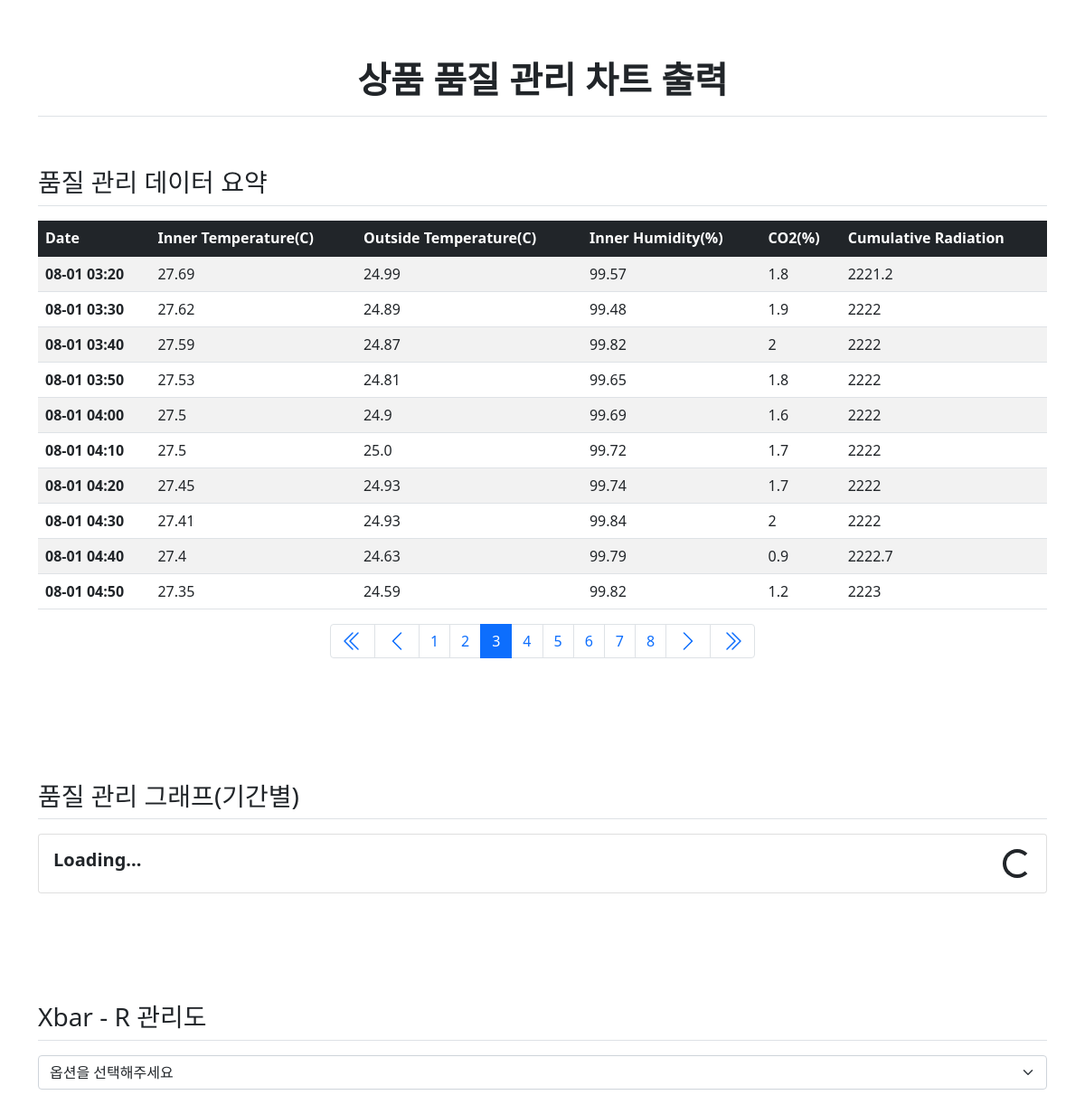
Page /chart/?page=3 on the committed database.
### chart/models.py (models this page shows)
class ChartData(models.Model):
    date = models.CharField("날짜", max_length=20, null=False)
    inner_temp = models.FloatField("내부 온도", null=True)
    outside_temp = models.FloatField("외부 온도", null=True)
    inner_humidity = models.FloatField("내부 습도", null=True)
    co2 = models.FloatField("co2", null=True)
    cumulative_radiation = models.FloatField("자외선", null=True)

### chart/views.py (the view)
# urls.py: path('', views.ChartView, name="chart"),
def ChartView(request):
    page = request.GET.get('page','1')
    chartdata = ChartData.objects.order_by('date')
    paginator = Paginator(chartdata, 10)  # 페이지당 10개씩 보여주기
    page_obj = paginator.get_page(page)
    context = {'chartdatas': page_obj}
    return render(request, 'chart/chart.html', context)

### templates/chart/chart.html (shortened to what this page needs)
{% load static %}
<link rel="stylesheet" type="text/css" href="{% static 'bootstrap.min.css' %}">
<div class="container">
    <h1 class="border-bottom fw-bolder text-center py-3 my-5">상품 품질 관리 차트 출력</h1>
</div>
<div>
<div class="container pb-5">
    <h3 class="border-bottom my-3 py-2">품질 관리 데이터 요약</h3>
    <table class="table table-striped table-hover">
        <thead class="table-dark">
            <tr>
                <th>Date</th>
                <th>Inner Temperature(C)</th>
                <th>Outside Temperature(C)</th>
                <th>Inner Humidity(%)</th>
                <th>CO2(%)</th>
                <th>Cumulative Radiation</th>
            </tr>
        </thead>
        <tbody>
            {% for chartdata in chartdatas %}
                <tr>
                    <th>{{ chartdata.date|slice:"5:" }}</th>
                    <td>{{chartdata.inner_temp}}</td>
                    <td>{{chartdata.outside_temp}}</td>
                    <td>{{chartdata.inner_humidity}}</td>
                    <td>{{chartdata.co2}}</td>
                    <td>{{chartdata.cumulative_radiation}}</td>
                </tr>
            {% endfor %}
        </tbody>
    </table>
    <ul class="pagination justify-content-center">
        {% if chartdatas.has_previous %}
        <li class="page-item">
            <a class="page-link" href="?page={{ chartdatas.paginator.page_range.0 }}" aria-label="First">
            </a>
        </li>
        <li class="page-item">
            <a class="page-link" href="?page={{ chartdatas.previous_page_number }}">
                <svg xmlns="http://www.w3.org/2000/svg" width="24" height="24" fill="currentColor" class="bi bi-chevron-left" viewBox="0 0 16 16">
                  <path fill-rule="evenodd" d="M11.354 1.646a.5.5 0 0 1 0 .708L5.707 8l5.647 5.646a.5.5 0 0 1-.708.708l-6-6a.5.5 0 0 1 0-.708l6-6a.5.5 0 0 1 .708 0z"/>
                </svg>
            </a>
        </li>
        {% endif %}
        {% for page_number in chartdatas.paginator.page_range %}
        {% if page_number >= chartdatas.number|add:-5 and page_number <= chartdatas.number|add:5 %}
        {% if page_number == chartdatas.number %}
        <li class="page-item active" aria-current="page">
            <a class="page-link" href="?page={{ page_number }}">{{ page_number }}</a>
        </li>
        {% else %}
        <li class="page-item">
            <a class="page-link" href="?page={{ page_number }}">{{ page_number }}</a>
        </li>
        {% endif %}
        {% endif %}
        {% endfor %}
        {% if chartdatas.has_next %}
        <li class="page-item">
            <a class="page-link" href="?page={{ chartdatas.next_page_number }}">
                <svg xmlns="http://www.w3.org/2000/svg" width="24" height="24" fill="currentColor" class="bi bi-chevron-right" viewBox="0 0 16 16">
                  <path fill-rule="evenodd" d="M4.646 1.646a.5.5 0 0 1 .708 0l6 6a.5.5 0 0 1 0 .708l-6 6a.5.5 0 0 1-.708-.708L10.293 8 4.646 2.354a.5.5 0 0 1 0-.708z"/>
                </svg>
            </a>
        </li>
        <li class="page-item">
                  <a class="page-link" href="?page={{ chartdatas.paginator.page_range|last }}" aria-label="Next">
                  </a>
        </li>
        {% endif %}
    </ul>
</div>
<div class="container py-5">
    <h3 class="border-bottom my-3 py-2">품질 관리 그래프(기간별)</h3>
    <div id="container">
    <div class="card">
      <div class="card-body">
            <div class="d-flex align-items-center">
              <h5><strong>Loading...</strong></h5>
              <div class="spinner-border ms-auto" role="status" aria-hidden="true"></div>
            </div>
      </div>
    </div>
    </div>
</div>
<div class="container py-5">
    <h3 class="border-bottom my-3 py-2">Xbar - R 관리도</h3>
    <select id="select_data" class="form-select form-select mb-3" onchange="getval(this);">
        <option selected>옵션을 선택해주세요</option>
    </select>
</div>
</div>

### rows in the picture
ChartData: date "08-01 03:20", inner_temp "27.69", outside_temp "24.99", inner_humidity "99.57", co2 "1.8", cumulative_radiation "2221.2"
ChartData: date "08-01 03:30", inner_temp "27.62", outside_temp "24.89", inner_humidity "99.48", co2 "1.9", cumulative_radiation "2222"
ChartData: date "08-01 03:40", inner_temp "27.59", outside_temp "24.87", inner_humidity "99.82", co2 "2", cumulative_radiation "2222"
ChartData: date "08-01 03:50", inner_temp "27.53", outside_temp "24.81", inner_humidity "99.65", co2 "1.8", cumulative_radiation "2222"
ChartData: date "08-01 04:00", inner_temp "27.5", outside_temp "24.9", inner_humidity "99.69", co2 "1.6", cumulative_radiation "2222"
ChartData: date "08-01 04:10", inner_temp "27.5", outside_temp "25.0", inner_humidity "99.72", co2 "1.7", cumulative_radiation "2222"
ChartData: date "08-01 04:20", inner_temp "27.45", outside_temp "24.93", inner_humidity "99.74", co2 "1.7", cumulative_radiation "2222"
ChartData: date "08-01 04:30", inner_temp "27.41", outside_temp "24.93", inner_humidity "99.84", co2 "2", cumulative_radiation "2222"
ChartData: date "08-01 04:40", inner_temp "27.4", outside_temp "24.63", inner_humidity "99.79", co2 "0.9", cumulative_radiation "2222.7"
ChartData: date "08-01 04:50", inner_temp "27.35", outside_temp "24.59", inner_humidity "99.82", co2 "1.2", cumulative_radiation "2223"

### other values in the picture
{{ page_number }} "1" "2" "4" "5" "6" "7" "8"
{{ page_number }} "3"
